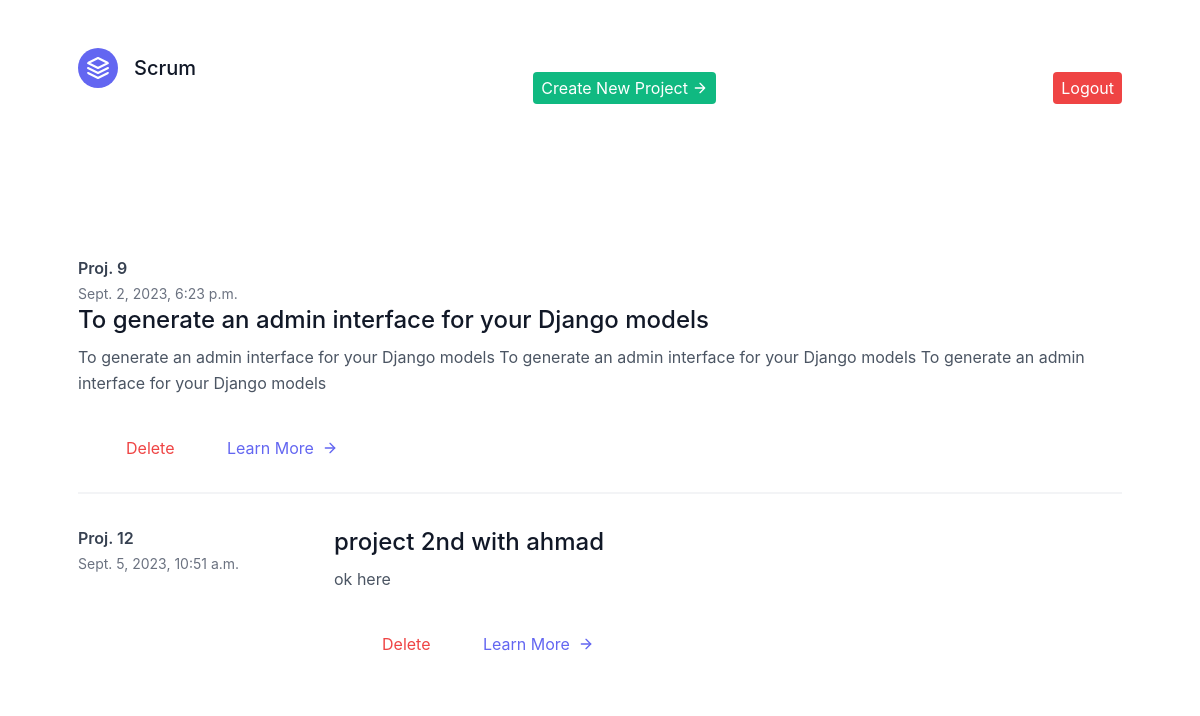
Page / (signed in) on the earlier database version.
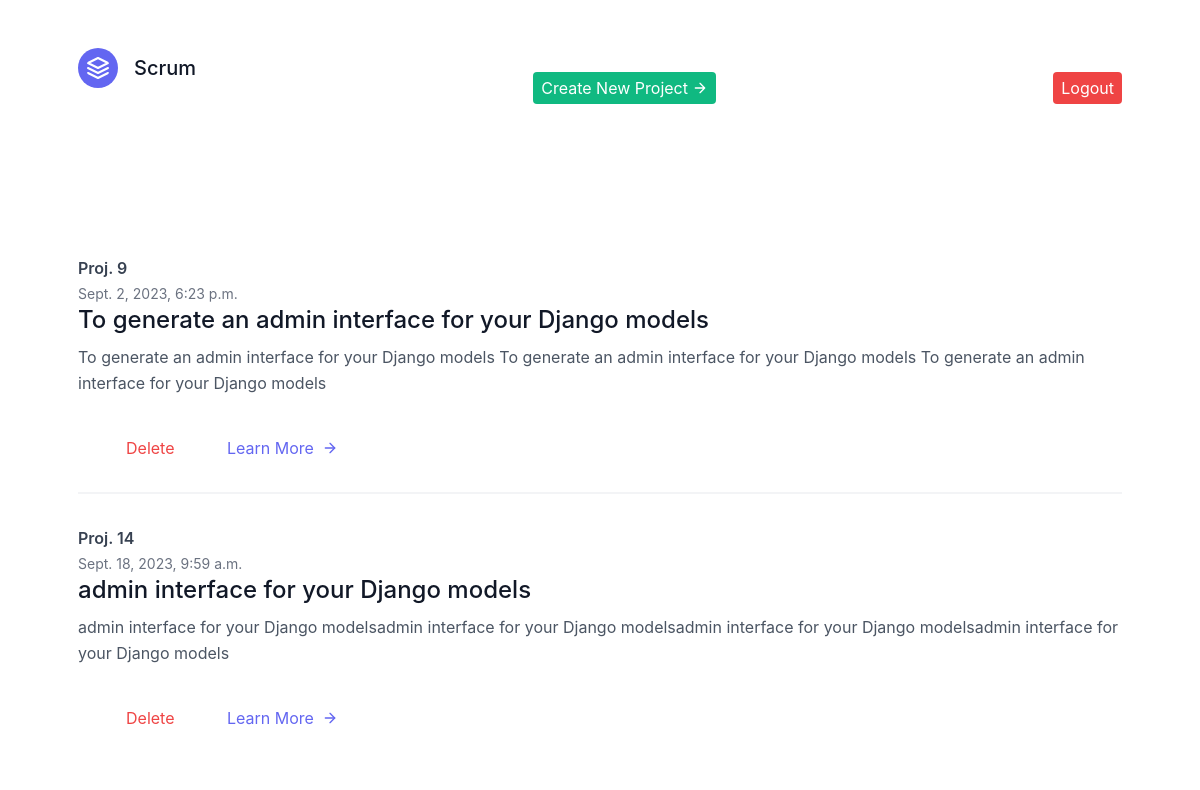
Same page on the later database version.
### app/models.py (models this page shows, shortened)
class Project(models.Model):
    project_name = models.TextField()
    project_description = models.TextField()
    created_at = models.DateTimeField(auto_now_add=True)  # Automatically set on creation

### app/views.py (the view)
# urls.py: path("", views.home, name="home"),
@login_required(login_url='login')
def home(request):
    projects = Project.objects.all()
    return render(request, 'index.html', {'projects':projects})

### app/templates/index.html (shortened to what this page needs)
<!DOCTYPE html>
<html lang="en">
<link href="https://unpkg.com/tailwindcss@^2/dist/tailwind.min.css" rel="stylesheet">
<link rel="stylesheet" href="https://cdn.jsdelivr.net/npm/bootstrap@4.0.0/dist/css/bootstrap.min.css">
<body>
    <header class="text-gray-600 body-font">
        <div class="container mx-auto flex flex-wrap p-5 flex-col md:flex-row items-center">
          <a href="/" class="flex title-font font-medium items-center text-gray-900 mb-4 md:mb-0">
            <svg xmlns="http://www.w3.org/2000/svg" fill="none" stroke="currentColor" stroke-linecap="round" stroke-linejoin="round" stroke-width="2" class="w-10 h-10 text-white p-2 bg-indigo-500 rounded-full" viewBox="0 0 24 24">
              <path d="M12 2L2 7l10 5 10-5-10-5zM2 17l10 5 10-5M2 12l10 5 10-5"></path>
            </svg>
            <span class="ml-3 text-xl">Scrum</span>
          </a>
          <button class="md:ml-auto flex flex-wrap items-center text-white text-base justify-center bg-green-500 border-0 py-1 px-2 focus:outline-none hover:bg-green-700 rounded text-base mt-3 md:mt-0" data-toggle="modal" data-target="#exampleModal"  type="button">Create New Project
            <svg fill="none" stroke="currentColor" stroke-linecap="round" stroke-linejoin="round" stroke-width="2" class="w-4 h-4 ml-1" viewBox="0 0 24 24">
              <path d="M5 12h14M12 5l7 7-7 7"></path>
            </svg>
          </button>
          <a href="{%url 'logout'%}" class="md:ml-auto flex flex-wrap items-center text-white text-base justify-center bg-red-500 border-0 py-1 px-2 focus:outline-none hover:bg-red-700 rounded text-base mt-3 md:mt-0" type="button">Logout
          </a>
        </div>
      </header>
    <section class="text-gray-600 body-font overflow-hidden">
        <div class="container px-5 py-24 mx-auto">
          <div class="-my-8 divide-y-2 divide-gray-100">
            {% for project in projects %}
              <div class="py-8 flex flex-wrap md:flex-nowrap">
                <div class="md:w-64 md:mb-0 mb-6 flex-shrink-0 flex flex-col">
                  <span class="font-semibold title-font text-gray-700">Proj. {{ project.id }}</span>
                  <span class="mt-1 text-gray-500 text-sm">{{ project.created_at }}</span>
                </div>
                <div class="md:flex-grow">
                  <h2 class="text-2xl font-medium text-gray-900 title-font mb-2">{{ project.project_name }}</h2>
                  <p class="leading-relaxed">{{ project.project_description }}</p>
                  <a href="/delete_project/{{ project.project_name }}"  class="text-red-500 inline-flex mx-5 items-center mt-4">Delete
                  </a>
                  <a href="/tickets/{{ project.project_name }}"  class="text-indigo-500 inline-flex items-center mt-4">Learn More
                    <svg class="w-4 h-4 ml-2" viewBox="0 0 24 24" stroke="currentColor" stroke-width="2" fill="none" stroke-linecap="round" stroke-linejoin="round">
                      <path d="M5 12h14"></path>
                      <path d="M12 5l7 7-7 7"></path>
                    </svg>
                  </a>
                </div>
              </div>
            {% endfor %}
          </div>
        </div>
      </section>
</body>
</html>

Differences in the rows shown:
removed Project: id "12", created_at "Sept. 5, 2023, 10:51 a.m.", project_name "project 2nd with ahmad", project_description "ok here"
added Project: id "14", created_at "Sept. 18, 2023, 9:59 a.m.", project_name "admin interface for your Django models", project_description "admin interface for your Django modelsadmin interface for your Django modelsadmin interface for your Django modelsadmin interface for your Django models"
